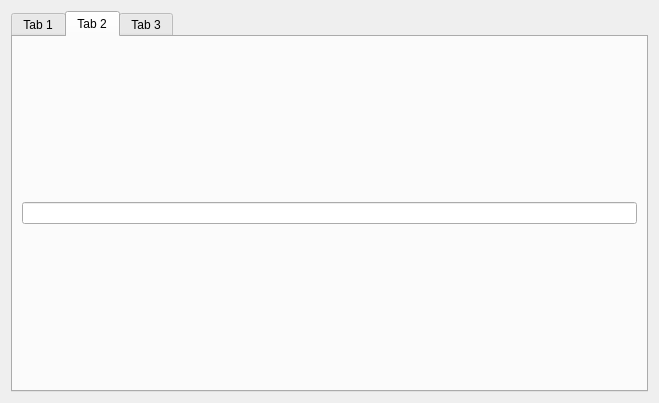
<?xml version="1.0" encoding="UTF-8"?>
<ui version="4.0">
 <class>Widget</class>
 <widget class="QWidget" name="Widget">
  <property name="geometry">
   <rect>
    <x>0</x>
    <y>0</y>
    <width>659</width>
    <height>403</height>
   </rect>
  </property>
  <property name="windowTitle">
   <string>Widget</string>
  </property>
  <layout class="QVBoxLayout" name="verticalLayout">
   <item>
    <widget class="QTabWidget" name="tabWidget">
     <property name="currentIndex">
      <number>1</number>
     </property>
     <widget class="QWidget" name="tab">
      <attribute name="title">
       <string>Tab 1</string>
      </attribute>
      <layout class="QHBoxLayout" name="horizontalLayout">
       <item>
        <widget class="QPushButton" name="pushButton">
         <property name="text">
          <string>One</string>
         </property>
        </widget>
       </item>
       <item>
        <widget class="QPushButton" name="pushButton_2">
         <property name="text">
          <string>Two</string>
         </property>
        </widget>
       </item>
      </layout>
     </widget>
     <widget class="QWidget" name="tab_2">
      <attribute name="title">
       <string>Tab 2</string>
      </attribute>
      <layout class="QVBoxLayout" name="verticalLayout_2">
       <item>
        <widget class="QLineEdit" name="lineEdit"/>
       </item>
      </layout>
     </widget>
     <widget class="QWidget" name="tab_3">
      <attribute name="title">
       <string>Tab 3</string>
      </attribute>
      <widget class="QPushButton" name="pushButton_3">
       <property name="geometry">
        <rect>
         <x>310</x>
         <y>150</y>
         <width>56</width>
         <height>18</height>
        </rect>
       </property>
       <property name="text">
        <string>Click</string>
       </property>
      </widget>
     </widget>
    </widget>
   </item>
  </layout>
 </widget>
 <resources/>
 <connections/>
</ui>
